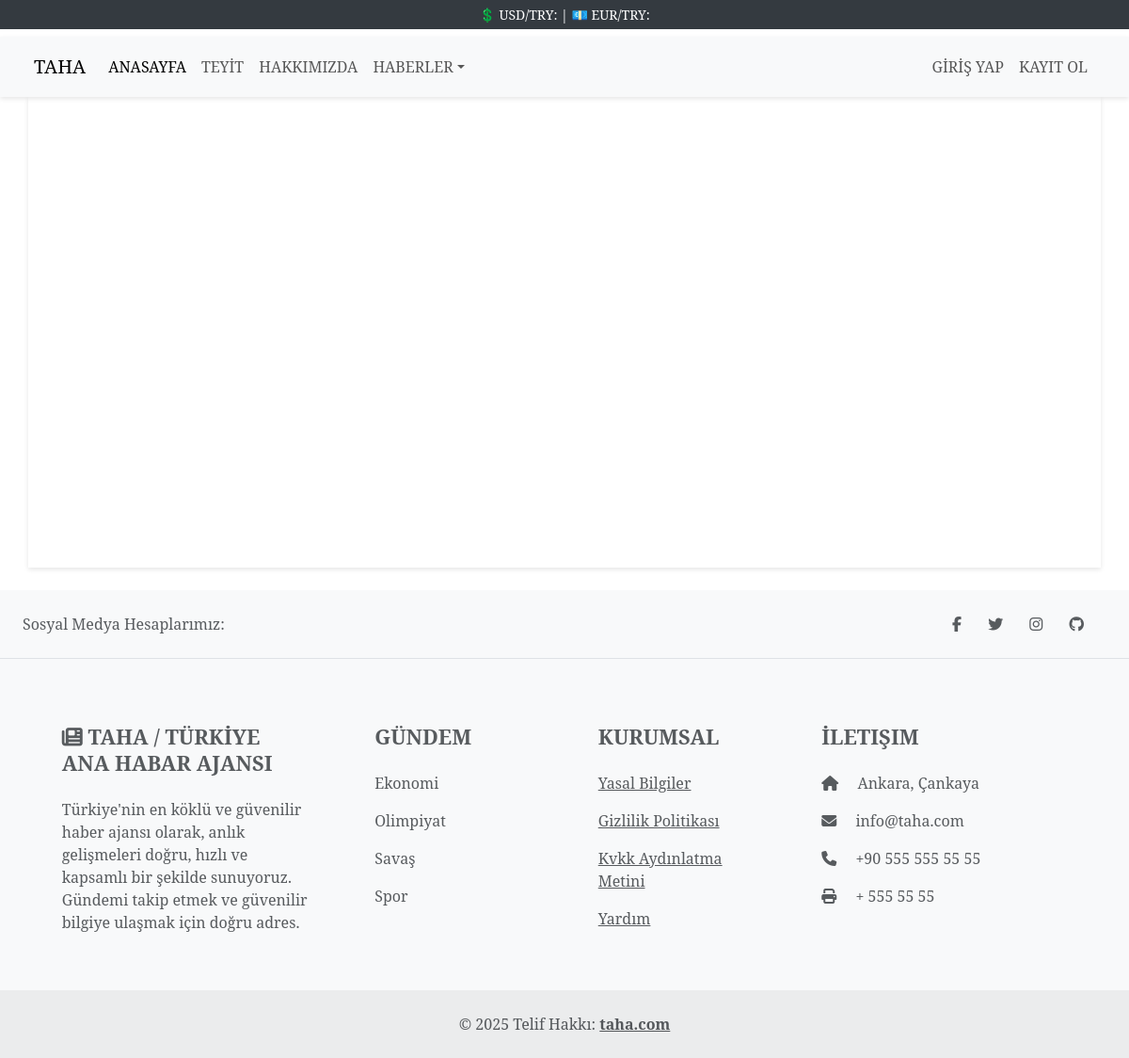
Before: /about/category/1/ with the older database file.
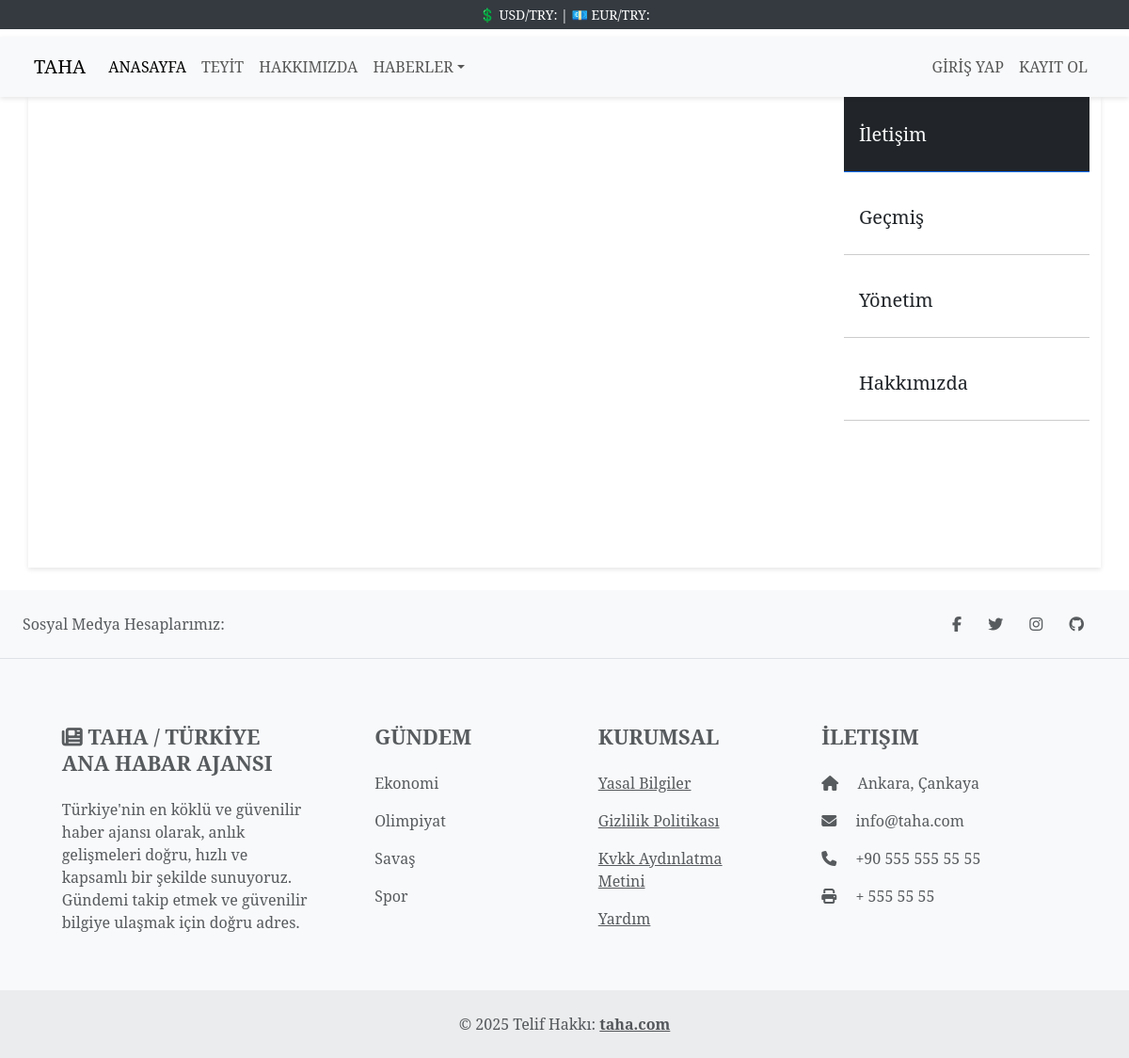
After: the same page with the newer database file.
### taha/models.py (models this page shows, shortened)
class Category(models.Model):
    name = models.CharField(max_length=100)
    slug = models.SlugField(null=False,blank=True,unique=True,db_index=True,editable=False)

### taha/views.py (the view)
# urls.py: path('about',views.about, name="about"),
def about(request, category_id=None):
    if category_id:
        about_content = AboutContent.objects.filter(category_id=category_id)
    else:
        about_content = AboutContent.objects.all()
    categories = Category.objects.all()
    return render(
        request,
        "about.html",
        {
            "about_content": about_content,
            "categories": categories,
            "category_id": category_id,
        },
    )

### taha/templates/about.html (shortened to what this page needs)
{% extends "base.html" %} {% load static %} {% block title %}Hakkımızda - Taha{% endblock %} {% block content %}
<div class="container container-contact">
	<div class="row mb-4">
		<div class="col-12 col-md-9" style="height: auto">
		</div>
		{% include 'partials/_list.html' %}
	</div>
</div>
{% endblock %}

### taha/templates/partials/_list.html
<div class="col-12 col-md-3" style="height: auto">
    <div class="list-group" style="height: 500px">
        {% for category in categories %}
            <a href="{% url 'filtered_about' category.id %}" class="list-group-item list-group-item-action h5 {% if category.id == category_id %}active bg-dark text-light{% endif %}">
               {{ category.name|title }}
            </a>
        {% endfor %}
    </div>
</div>

Changed rows visible on the page:
added Category: name "İletişim"
added Category: name "Geçmiş"
added Category: name "Yönetim"
added Category: name "Hakkımızda"
